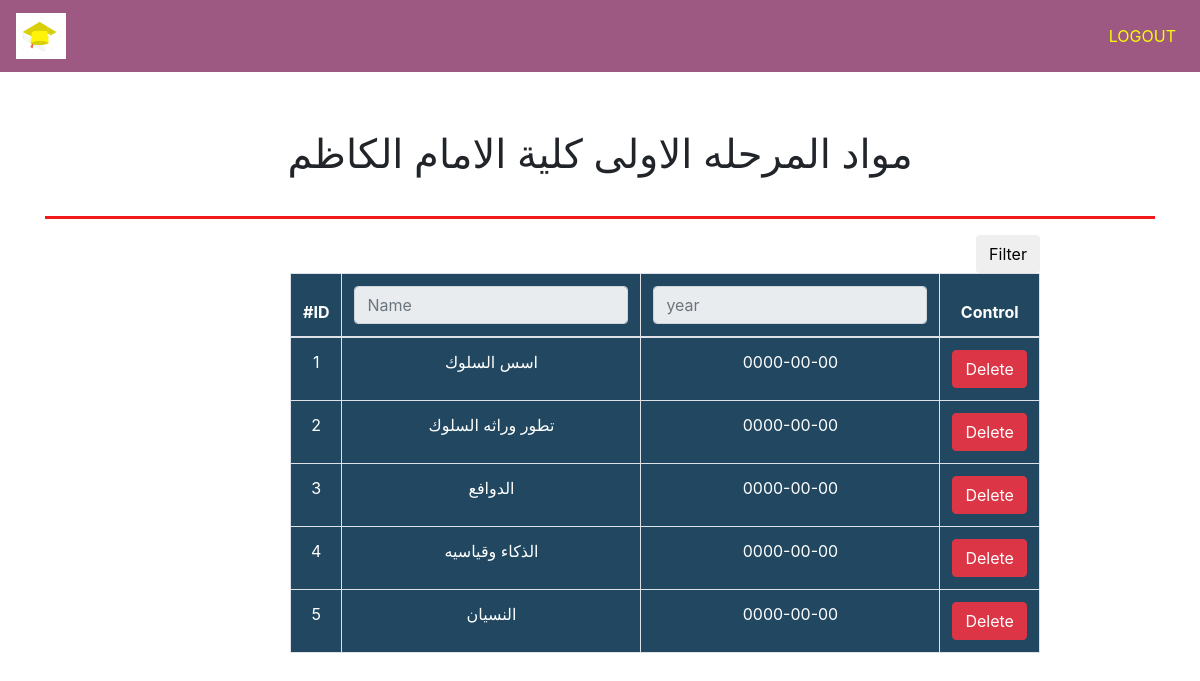
Page /stagefrist.php?do=viwe (signed in) on the committed database.
### tables this page shows
CREATE TABLE `college` (
  `id_college` int(11) NOT NULL,
  `name_college` varchar(50) NOT NULL,
  `description` varchar(225) NOT NULL
);

CREATE TABLE `subjects` (
  `id_subject` int(11) NOT NULL,
  `name_subject` varchar(50) NOT NULL,
  `year` date NOT NULL,
  `stage_id` int(11) NOT NULL,
  `dep` int(11) NOT NULL
);

### inc/function/function.php (called while the page is built, shortened)
<?php
function fetch($select, $table,$value) {
    global $conn;
    $query="SELECT $select FROM $table WHERE id_college='$value' LIMIT 1 ";
    $result=mysqli_query($conn,$query);
    $row=mysqli_fetch_all($result,MYSQLI_ASSOC);
    return $row;
}

### stagefrist.php (the view, shortened to what this page needs)
<?php
include 'init.php';
?>
<?php
$stage=1;
$college=$_SESSION['college'];
$departem=$_SESSION['departement'];
$namecollege=fetch('name_college','college',$college);
foreach ($namecollege as $coll){
 $do = isset($_GET['do']) ? $_GET['do'] : 'manage';
 if($do=='manage'){
   ?>
    <div class="formBox">
    <div class="row">
    <div class="container text-center">
         <h1> المرحله الاولى
         <?php
          $query="SELECT `id_department`, `name_department`, `id_college` FROM `department` WHERE `id_department`=$departem ";
          $result=mysqli_query($conn,$query);
          $row=mysqli_fetch_all($result,MYSQLI_ASSOC);
          foreach ($row as $u){
             echo $u['name_department'];
         }
         ?>
         <?php echo $coll['name_college'] ?></h1>
             <?php echo msg(); ?>
                       <?php $errors=er(); ?>
              <?php errors_function($errors);
             ?>
                 </div>
           </div>
    <div class="home-stats">
          <div class="container text-center">
              <div class="row">
              <div class="col-md-6">
                      <div class="stat st-members">
                          <i class="fa fa-user-plus"></i>
                          <div class="info">
                           Total subject  / add subject
                              <span>
                                  <a href="?do=add"><?php
                                  echo coutsubject('subjects',$stage);
                                  ?> </a>
                              </span>
                          </div>
                      </div>
                  </div>
                  <div class="col-md-6">
                      <div class="stat st-pending">
                          <i class="fa fa-graduation-cap"></i>
                          <div class="info">
                          Total subject  / viwe subject
                              <span>
                                  <a href="?do=viwe"><?php
                                  echo coutsubject('subjects',$stage);
                                  ?> </a>
                              </span>
                          </div>
                      </div>
                  </div>
             </div>
        </div>
   </div>
    <?php
 }elseif($do=='viwe'){
?>
    <div class="formBox">
    <div class="row">
    <div class="container text-center">
                     <br>
                     <h1> مواد المرحله الاولى
                     <?php echo $coll['name_college'] ?></h1>
                 </div>
             </div>
       <?php
      $query="SELECT `id_subject`, `name_subject`, `year`, `stage_id` FROM `subjects` WHERE stage_id=$stage";
         $result=mysqli_query($conn,$query);
         if(mysqli_num_rows($result)>0)
         {
      ?>
    <div class="container">
    <hr style="border-top: 3px solid rgb(241, 25, 25)";>
    <div class="row">
        <div class="panel panel-primary filterable" style="margin-left: 260px;">
            <div class="panel-heading">
                <div class="pull-right">
                    <button class="btn btn-default btn-xs btn-filter"><span class="glyphicon glyphicon-filter"></span> Filter</button>
                </div>
            </div>
            <table id="testTable"
            class="main-table text-center table table-bordered"
            style="background-color:#214860; color:#fff;">
                <thead>
                    <tr class="filters" style="background-color:#214860; color:#fff;">
                        <th>#ID</th>
                        <th><input type="text" class="form-control" placeholder="Name" disabled></th>
                        <th><input type="text" class="form-control" placeholder="year" disabled></th>
                        <th>Control</th>
                    </tr>
                </thead>
                <tbody>
                <?php
						while($row=mysqli_fetch_assoc($result)){
                            echo "<tr>";
                            echo "<td>" . $row['id_subject'] . "</td>";
                            echo "<td>" . $row['name_subject'] . "</td>";
                            echo "<td>" . $row['year'] . "</td>";
                            echo "<td>
                                <a href='?do=Delete&student_id=".$row['id_subject']. "' class='btn btn-danger confirm s><i class='fa fa-close'></i> Delete </a>
                                </td>";
                        echo "</tr>";
                    }
                }
                ?>
                </tbody>
            </table>
        </div>
    </div>
</div>
 </div>
<?php
    }
}
include $tpl  .'footer.php';
?>

### layoutp/css/backend.css (style rules this page uses)
body { perspective: 600px; }
.formBox { margin: 1% auto; }
.formBox h1 { margin: 2% auto; }

### rows in the picture
college: name_college "كلية الامام الكاظم"
subjects: id_subject "1", name_subject "اسس السلوك", year "0000-00-00"
subjects: id_subject "2", name_subject "تطور وراثه السلوك", year "0000-00-00"
subjects: id_subject "3", name_subject "الدوافع", year "0000-00-00"
subjects: id_subject "4", name_subject "الذكاء وقياسيه", year "0000-00-00"
subjects: id_subject "5", name_subject "النسيان", year "0000-00-00"
